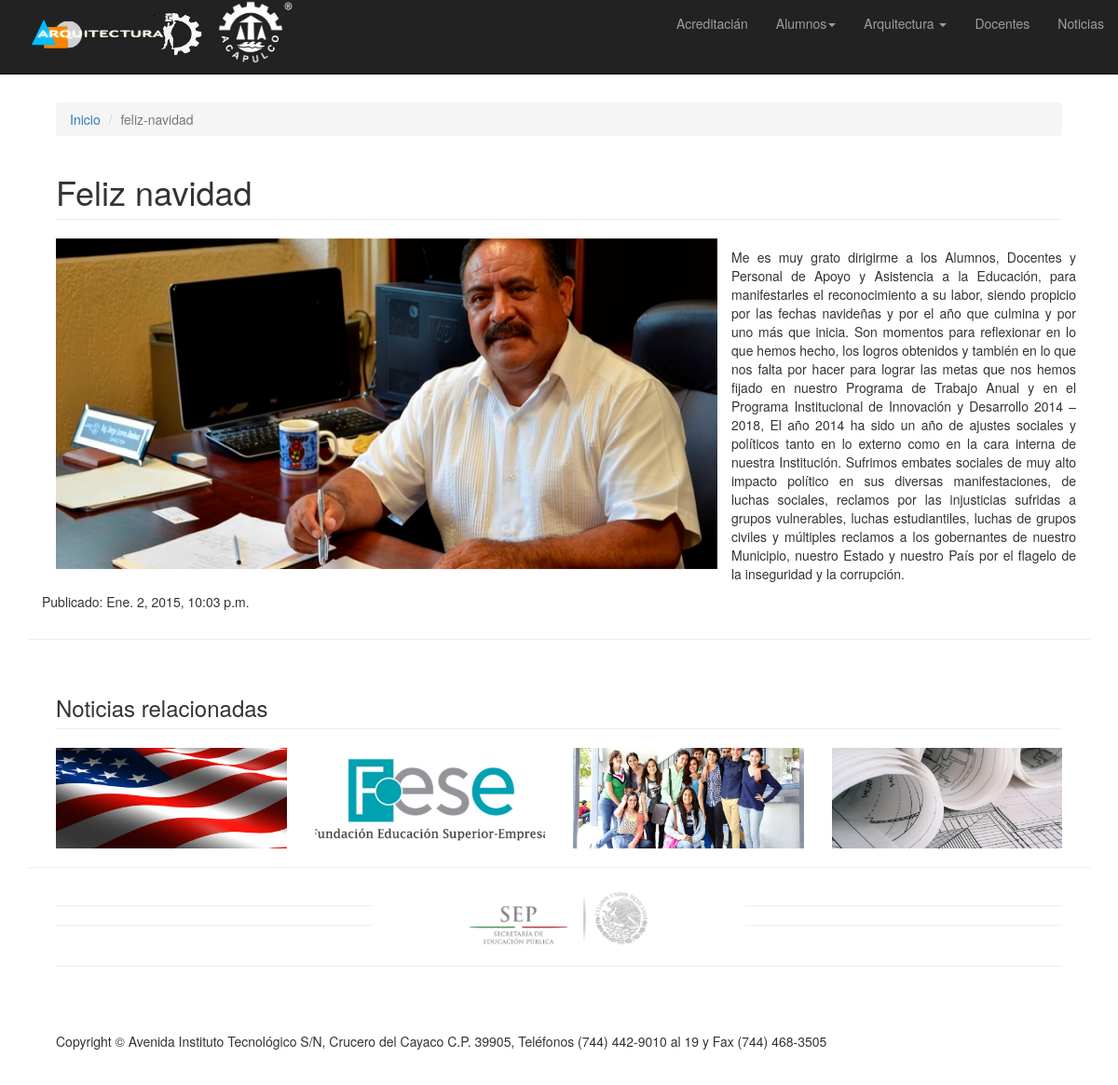
The app's page /noticias/feliz-navidad/ with its own data.
### blog/models.py (models this page shows, shortened)
class Entrada(models.Model):
	imagen = models.ImageField(upload_to = 'imagenes')
	titulo = models.CharField(max_length=100)
	resumen = models.CharField(max_length=170)
	contenido = RichTextField()
	time = models.DateTimeField()
	slug = models.SlugField(editable=False)
	class Meta:
		ordering = ['-time']

### blog/views.py (the view)
# urls.py: url(r'^noticias/(?P<slug>[-\w]+)/$', NoticiasView.as_view()),
class NoticiasView(DetailView):
	template_name = "noticias.html"
	model = Entrada

### blog/templates/noticias.html (shortened to what this page needs)
{% extends "base.html" %}
{% load staticfiles %}
{% block contenido%}
    <div class="container">
        <div class="row">
            <div class="col-lg-12">
               <br><br><br> <ol class="breadcrumb">
                 <li><a href="/">Inicio</a>
                    </li>
                    <li class="active">{{ object.slug}}</li>
                </ol>
                <h1 class="page-header">{{ object.titulo }}
                    </h1>
            </div>
        </div>
        <div class="row">
            <div class="col-md-8">
                    <div class="carousel-inner">
                        <div class="item active">
                        {% load thumbnail %}
                        <img src="{{ entrada.imagen|thumbnail_url:'noticiaG' }}" alt="" />
                        </div>
                        <br>
                   </div>
                </div>
                <form>
                <p>{{ object.contenido| safe }}</p>
                <p> Publicado: {{ object.time }}</p>
                </form>
        </div>
         <hr>
       {% include 'nrelacionadas.html'%}
        {% endblock %}

### blog/static/modern-business.css (style rules this page uses)
html, body { height: 100%; }
body { padding-top: 50px; }
p { text-align: justify; }

### records on screen
Entrada: slug "feliz-navidad", titulo "Feliz navidad", imagen|thumbnail_url (picture), contenido "Me es muy grato dirigirme a los Alumnos, Docentes y Personal de Apoyo y Asistencia a la Educación, para manifestarles el reconocimiento a su labor, siendo propicio por las fechas navideñas y por el año que culmina y por uno más que inicia. Son momentos para reflexionar en lo que hemos hecho, los logros obtenidos y también en lo que nos falta por hacer para lograr las metas que nos hemos fijado en nuestro Programa de Trabajo Anual y en el Programa Institucional de Innovación y Desarrollo 2014 – 2018, El año 2014 ha sido un año de ajustes sociales y políticos tanto en lo externo como en la cara interna de nuestra Institución. Sufrimos embates sociales de muy alto impacto político en sus…", time "Ene. 2, 2015, 10:03 p.m."
